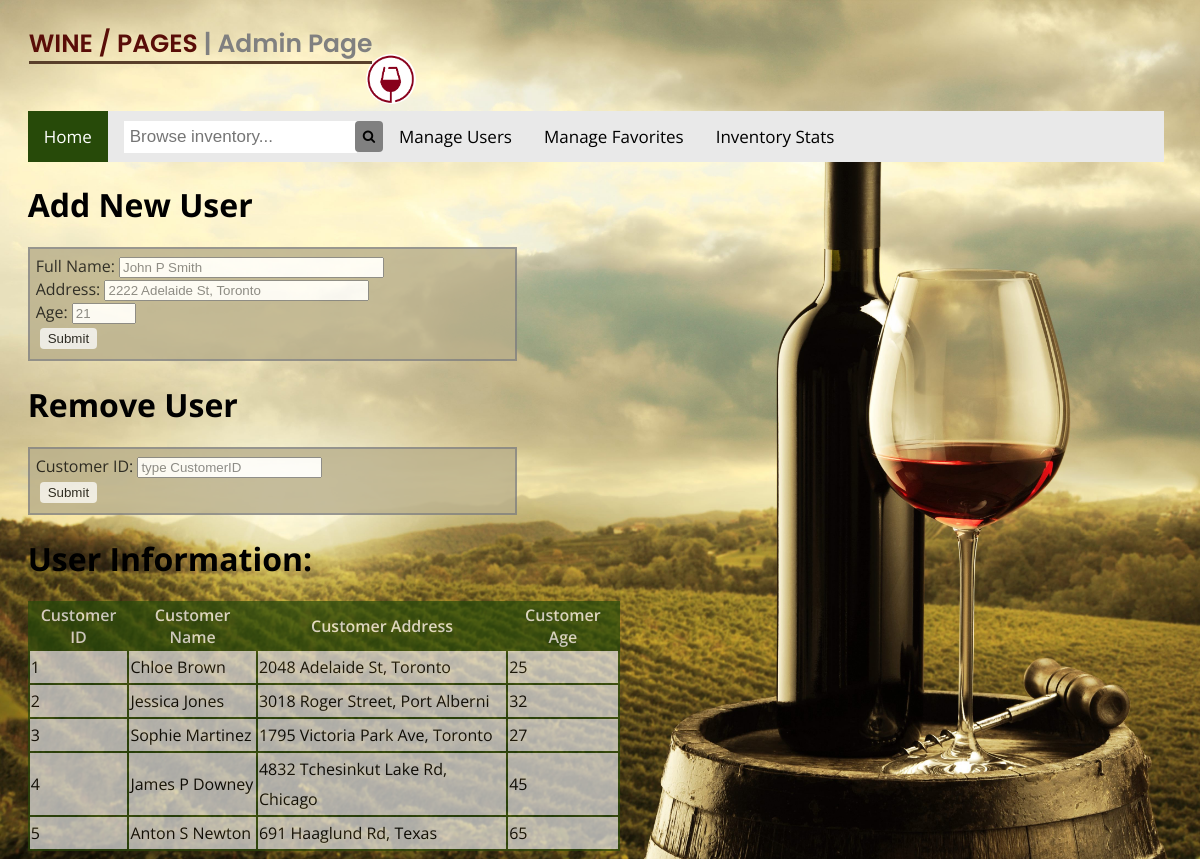
The page /winePagesUI/uiRegistration.php on the database its author committed.
### tables this page shows
CREATE TABLE CUSTOMER
(
    CustomerID      INT          NOT NULL AUTO_INCREMENT,
    CustomerName    VARCHAR(255) NOT NULL,
    CustomerAddress VARCHAR(255) NOT NULL,
    CustomerAge     INT          NOT NULL,
    PRIMARY KEY (CustomerID)
);

### winePagesUI/uiRegistration.php (the view, shortened to what this page needs)
<?php
	$conn = OpenCon();
	$sql = "SELECT * FROM customer;";
	$result = mysqli_query($conn, $sql);
?>
<!DOCTYPE html>
<html>
<head>
	<link rel="stylesheet" href="https://cdnjs.cloudflare.com/ajax/libs/font-awesome/4.7.0/css/font-awesome.min.css">
	<link rel="stylesheet" type="text/css" href="winePagesUI.css">
</head>
<body>
	<div class="header">
	<p><span>Wine / Pages <span>| Admin Page</span><span><img src="logo.png"></p>
    </div>
   <div class="topnav">
  <a class="active" href="index.php">Home</a>
  <form class="searchbox" id="searchbox" action="searchbox_results.php" method="post">
  	<input name="search_keyword" type="text" placeholder="Browse inventory...">
  	<button type="submit"><i class="fa fa-search"></i></button>
  </form>
  <a href="uiRegistration.php">Manage Users</a>
  <a href="uiFavourite.php">Manage Favorites</a>
  <a href="uiInventory.php">Inventory Stats</a>
</div>
<h1 class="FormTitle">Add New User</h1>
	<form class="Search2" id="Registration" action="insert_customers.php" method="post">
		<div>
		<label for="FullName">Full Name:</label>
		<input type="text" name="FullName" placeholder="John P Smith" size="30" required>
		</div>
		<div>
		<label for="Address">Address:</label>
		<input type="text" name="Address" placeholder="2222 Adelaide St, Toronto" size="30" required>
		</div>
		<div>
		<label for="Age">Age:</label>
		<input type="number" name="Age" placeholder="21" size="1" min="1" max="130" required>
		</div>
		<button>Submit</button>
	</form>
<h1 class="FormTitle">Remove User</h1>
	<form class="Search2" id="Registration" action="delete_customers.php" method="post">
		<div>
		<label for="CustomerID">Customer ID:</label>
		<input type="number" name="CustomerID" placeholder="type CustomerID" size="1" required>
		</div>
		<button>Submit</button>
	</form>
<h1 class="FormTitle">User Information:</h1>
<table class="searchboxtable" align="center">
		<tr>
			<th>Customer ID</th>
			<th>Customer Name</th>
			<th>Customer Address</th>
			<th>Customer Age</th>
		</tr>
	<?php
		while($rows=mysqli_fetch_assoc($result))
		{
	?>
			<tr>
				<td><?php echo $rows['CustomerID']; ?></td>
				<td><?php echo $rows['CustomerName']; ?></td>
				<td><?php echo $rows['CustomerAddress']; ?></td>
				<td><?php echo $rows['CustomerAge']; ?></td>
			</tr>
	<?php
		}
	?>
	</table>
</body>
</html>

### winePagesUI/winePagesUI.css (style rules this page uses)
img { width: 30%; float: left; margin: 1.66%; }
p { font-family: Poppins; margin-left: 1.66%; font-size: 25px; font-weight: 600; color: #590d08; text-transform: uppercase; }
.header { width: 45%; border: none; margin-left: 1.00%; }
.header p { position: relative; width: 74%; }
.header span { border-bottom: 3px solid #593f2a; }
.header p img { float: right; height: 50px; width: 50px; border-bottom: none; margin-top: -9px; border-radius: 50%; }
.header p span span { text-transform: none; color: gray; }
h1 { font-family: 'Open Sans', sans-serif; margin-left: 1.66%; }
.FormTitle { width: 70%; text-align: left; }
form { font-family: 'Open Sans', sans-serif; margin-left: 1.66%; width: 40%; }
.Search2 { background-color: #b8ae8a; padding: 6px; border: 2px solid grey; opacity: 0.8; }
.Search2 button { border-width: 2px; border-color: transparent; border-radius: 4px; margin: 4px; }
body { background-image: url('uiBackground.jpg'); background-color: #736e58; background-size: cover; }
.topnav { font-family: 'Open Sans', sans-serif; overflow: hidden; background-color: #e9e9e9; width: 96%; margin-left: 1.66%; margin-top: -10px; }
.topnav a { float: left; display: block; color: black; text-align: center; padding: 14px 16px; text-decoration: none; font-size: 17px; }
.topnav a.active { background-color: #274a09; color: white; }
.topnav input[type=text] { float: left; padding: 6px; margin-top: 10px; margin-right: 16px; margin-left: 16px; border: none; font-size: 17px; }
.searchbox button { float: left; margin-top: 10px; margin-left: -18px; background:none; border:0; padding: 8px; background: gray; border-radius: 4px; }
table { font-family: 'Open Sans', sans-serif; margin-left: 1.66%; border-collapse: collpase; width: 50%; background-color: #e9e9e9; opacity: 0.7; }
table, th, td { border: 2px solid #274a09; border-collapse: collapse; }
td { line-height: 30px; }
th { font-weight: 600; color: white; background-color: #274a09; }

### rows shown on the page
customer: CustomerID "1", CustomerName "Chloe Brown", CustomerAddress "2048 Adelaide St, Toronto", CustomerAge "25"
customer: CustomerID "2", CustomerName "Jessica Jones", CustomerAddress "3018 Roger Street, Port Alberni", CustomerAge "32"
customer: CustomerID "3", CustomerName "Sophie Martinez", CustomerAddress "1795 Victoria Park Ave, Toronto", CustomerAge "27"
customer: CustomerID "4", CustomerName "James P Downey", CustomerAddress "4832 Tchesinkut Lake Rd, Chicago", CustomerAge "45"
customer: CustomerID "5", CustomerName "Anton S Newton", CustomerAddress "691 Haaglund Rd, Texas", CustomerAge "65"
